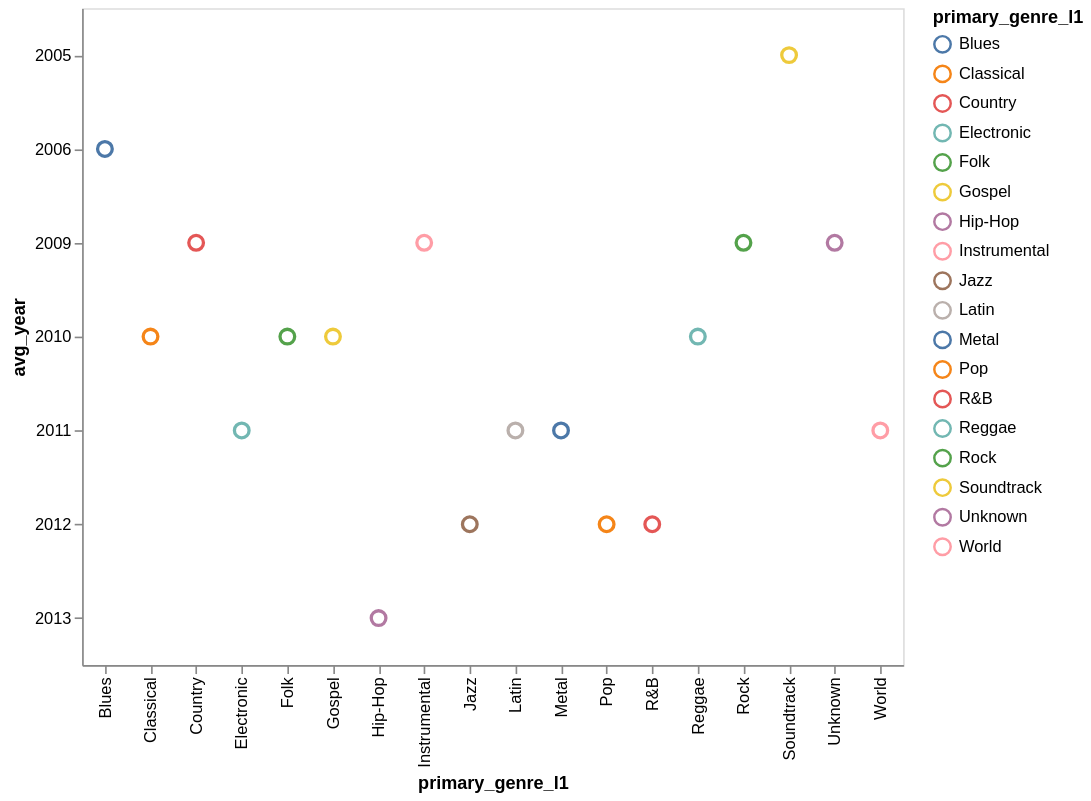

Notebook source saved alongside this figure:
### Code cell
alt.Chart(avg_year_genre).mark_point(size=80, opacity=1.0).encode(
    x= 'primary_genre_l1:N',
    y= 'avg_year:N',
    color= 'primary_genre_l1:N'
).properties(
    width = 500,
    height = 400
)

### Figure 1 — Vega-Lite specification as saved in the notebook (floating-point values rounded to 4 significant figures)
{"config": {"view": {"continuousWidth": 300, "continuousHeight": 300}}, "data": {"name": "data-5ab129fc6eb6be0f1904c90f06a023fc"}, "mark": {"type": "point", "opacity": 1.0, "size": 80}, "encoding": {"color": {"field": "primary_genre_l1", "type": "nominal"}, "x": {"field": "primary_genre_l1", "type": "nominal"}, "y": {"field": "avg_year", "type": "nominal"}}, "height": 400, "width": 500, "$schema": "https://vega.github.io/schema/vega-lite/v6.4.1.json", "datasets": {"data-5ab129fc6eb6be0f1904c90f06a023fc": [{"primary_genre_l1": "Soundtrack", "avg_year": 2005.0}, {"primary_genre_l1": "Blues", "avg_year": 2006.0}, {"primary_genre_l1": "Country", "avg_year": 2009.0}, {"primary_genre_l1": "Rock", "avg_year": 2009.0}, {"primary_genre_l1": "Instrumental", "avg_year": 2009.0}, {"primary_genre_l1": "Unknown", "avg_year": 2009.0}, {"primary_genre_l1": "Classical", "avg_year": 2010.0}, {"primary_genre_l1": "Folk", "avg_year": 2010.0}, {"primary_genre_l1": "Gospel", "avg_year": 2010.0}, {"primary_genre_l1": "Reggae", "avg_year": 2010.0}, {"primary_genre_l1": "World", "avg_year": 2011.0}, {"primary_genre_l1": "Latin", "avg_year": 2011.0}, {"primary_genre_l1": "Electronic", "avg_year": 2011.0}, {"primary_genre_l1": "Metal", "avg_year": 2011.0}, {"primary_genre_l1": "Pop", "avg_year": 2012.0}, {"primary_genre_l1": "R&B", "avg_year": 2012.0}, {"primary_genre_l1": "Jazz", "avg_year": 2012.0}, {"primary_genre_l1": "Hip-Hop", "avg_year": 2013.0}]}}
